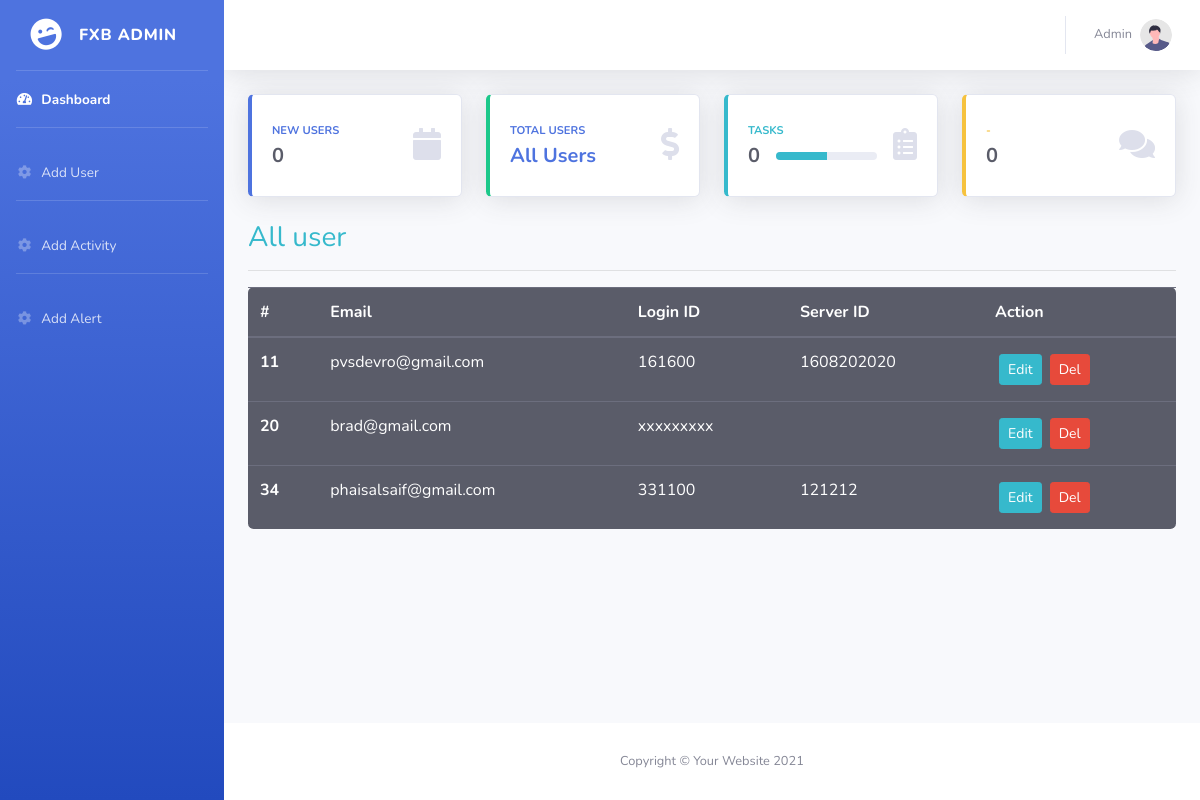
The app's page /admin/main.php?page=allusers with its own data.
### tables this page shows
CREATE TABLE `signup` (
  `id` int(11) NOT NULL,
  `email` varchar(255) NOT NULL,
  `username` varchar(255) NOT NULL,
  `password` varchar(255) NOT NULL,
  `server_id` varchar(255) NOT NULL,
  `login_id` varchar(255) NOT NULL DEFAULT 'xxxxxxxxx'
);

### admin/allusers.php (the view)
<?php
include 'db/db.php';
$sql = "SELECT * FROM signup";
$query = mysqli_query($conn,$sql);
?>
<div class="table-responsive">
    <h3 class="text-info">All user</h3>
    <hr>
    <table class="table table-dark rounded">
      <thead>
        <tr>
          <th scope="col">#</th>
          <th scope="col">Email</th>
          <th scope="col">Login ID</th>
          <th scope="col">Server ID</th>
          <th scope="col">Action</th>
        </tr>
      </thead>
      <tbody>
        <?php while($row = mysqli_fetch_assoc($query)): ?>
            <tr>
              <th scope="row"><?= $row['id'];?></th>
              <td><?= $row['email'];?></td>
              <td><?= $row['login_id'];?></td>
              <td><?= $row['server_id'];?></td>
              <td >
                  <a href="main.php?page=edit&id=<?= $row['server_id'];?>" class="btn btn-info btn-sm m-1">Edit</a>
                  <a href="main.php?page=delete&del_user=<?= $row['server_id'];?>" class="btn btn-danger btn-sm" onclick="javascript:return confirm('Are you sure you want to delete this user?')">Del</a>
              </td>
            </tr>
        <?php endwhile ?>
      </tbody>
    </table>
</div>

### records on screen
signup: id "11", email "pvsdevro@gmail.com", login "161600", server "1608202020"
signup: id "20", email "brad@gmail.com", login "xxxxxxxxx"
signup: id "34", email "phaisalsaif@gmail.com", login "331100", server "121212"
